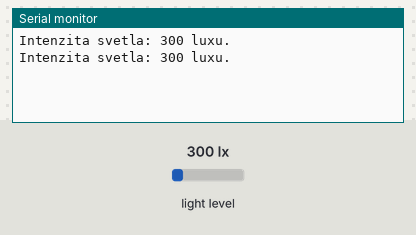
Bench run of a sketch on a simulated ESP8266 (NodeMCU). Parts: the last lines printed to the serial monitor. Inputs (shaded band) come from the test bench; at power-on: light level 300 lx.

Above: at 1.4 s.
1.5 s: light level set to 40 lx
At 2.8 s:
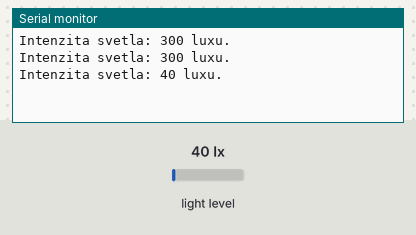
3.0 s: light level set to 500 lx
At 4.0 s:
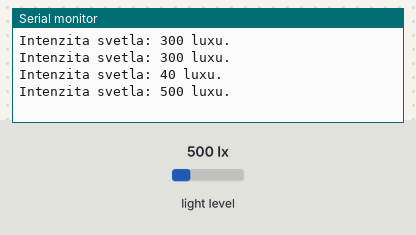
Timing chart, 0 to 6.0 s (numbered marks = the images above; inputs shaded):
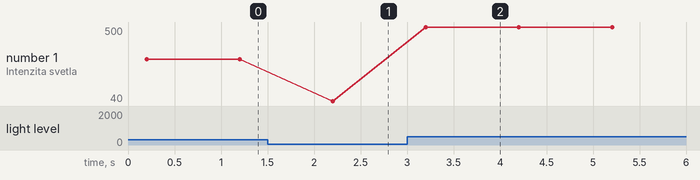

The sketch:

bh1750_example.ino
```cpp
// Měření intenzity světla BH1750


// připojení potřebných knihoven
#include <Wire.h>
#include <BH1750.h> // Nástroje → Spravovat knihovny (zkratka Ctrl+Shift+I) → Vyhledat „BH1750" (by „Christopher Laws”), „1.3.0”.
// inicializace senzoru BH1750 z knihovny
BH1750 luxSenzor;

void setup() {
  // komunikace po sériové lince rychlostí 9600 baud
  Serial.begin(9600);

  // Odkomentuj nasledujici radek pro ESP8266, ESP32 ap.
  //Wire.begin(D4, D3);

  // zapnutí komunikace se senzorem BH1750
  luxSenzor.begin();
  // pauza před zahájením měření
  delay(200);
}

void loop() {
  // vytvoření proměnné pro uložení naměřených údajů
  // a načtení aktuální intenzity světla
  uint16_t lux = luxSenzor.readLightLevel();
  // vytištění výsledku po sériové lince
  Serial.print("Intenzita svetla: ");
  Serial.print(lux);
  Serial.println(" luxu.");
  // pauza po dobu 1 vteřiny před dalším měřením
  delay(1000);
}
```

Measured:
- after the input at 1.5 s, the serial monitor: prints a new line after 0.70 s (image 1)
- after the input at 3.0 s, the serial monitor: prints a new line after 0.20 s (image 2)
- plotted number 1: 300 → 40 after the input at 1.5 s, 40 → 500 after the input at 3.0 s
